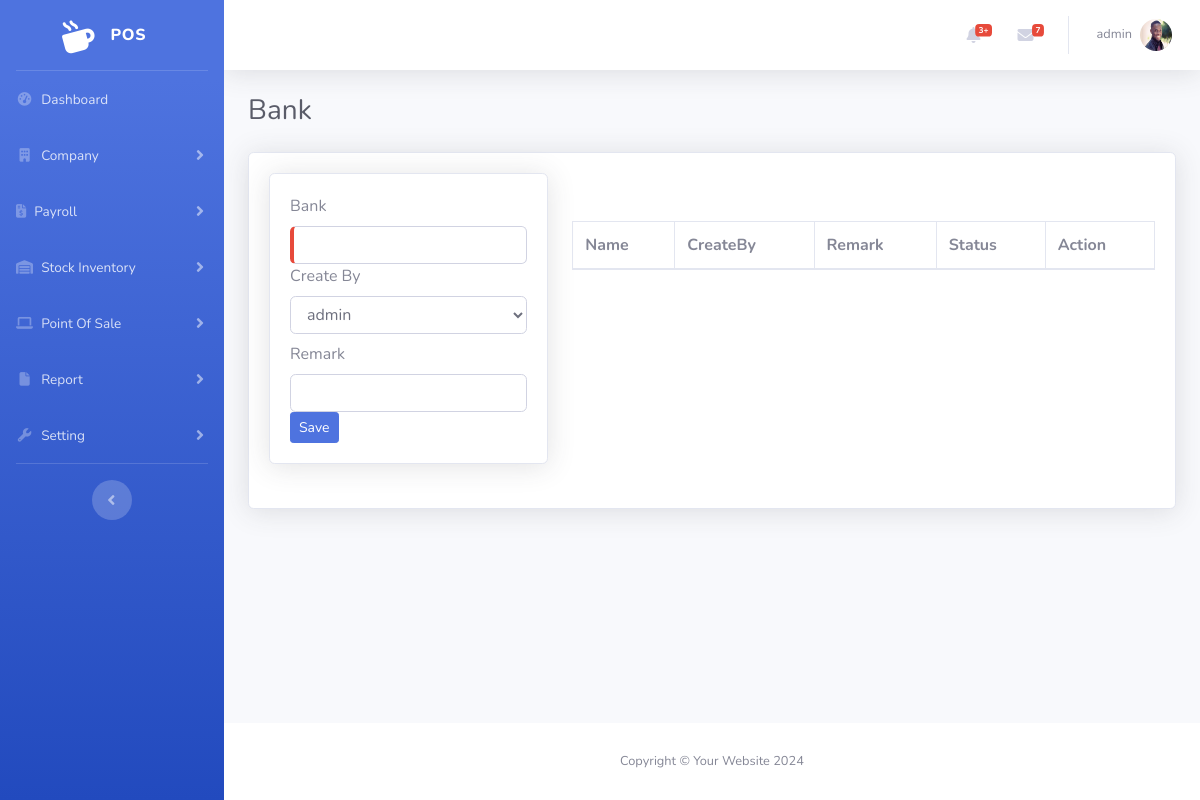
Page /admin/bank.php (signed in) on the earlier database version.
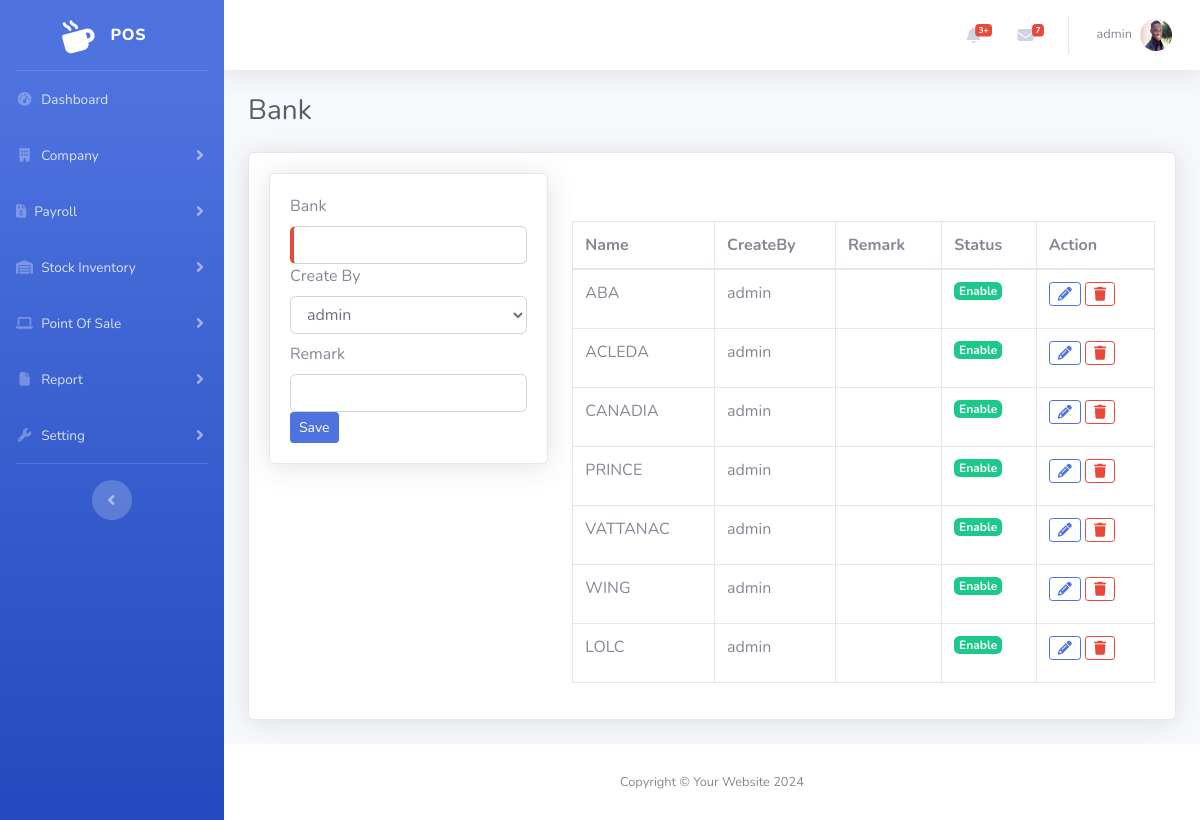
Same page on the later database version.
### tables this page shows
CREATE TABLE `user` (
  `Id` int(11) NOT NULL,
  `OutletId` int(11) DEFAULT NULL,
  `EmployeeId` int(11) DEFAULT NULL,
  `RoleId` int(11) DEFAULT NULL,
  `Username` varchar(120) NOT NULL,
  `Password` varchar(255) NOT NULL,
  `Remark` varchar(255) DEFAULT NULL,
  `Status` tinyint(1) DEFAULT 1,
  `CreateBy` int(11) DEFAULT NULL,
  `CreateAt` timestamp NOT NULL DEFAULT current_timestamp(),
  `UpdateAt` datetime DEFAULT NULL,
  `del` int(11) NOT NULL DEFAULT 1
);

CREATE TABLE `employee` (
  `Id` int(11) NOT NULL,
  `OutletId` int(11) NOT NULL,
  `Code` varchar(120) NOT NULL,
  `Firstname` varchar(120) NOT NULL,
  `Lastname` varchar(120) NOT NULL,
  `Gender` varchar(10) NOT NULL,
  `Dob` date DEFAULT NULL,
  `Nation` int(11) DEFAULT 1,
  `Marital` varchar(20) NOT NULL,
  `Email` varchar(120) DEFAULT NULL,
  `Tel` varchar(18) DEFAULT NULL,
  `Address` text DEFAULT NULL,
  `EmployeeType` int(11) DEFAULT 1,
  `Salary` decimal(6,2) DEFAULT 0.00,
  `Currency` int(11) DEFAULT 1,
  `Position` int(11) DEFAULT 1,
  `Bank` int(11) DEFAULT 1,
  `AccountName` varchar(200) DEFAULT NULL,
  `AccountNumber` varchar(200) DEFAULT NULL,
  `IdCard` int(20) DEFAULT NULL,
  `Image` varchar(255) DEFAULT NULL,
  `Status` tinyint(1) DEFAULT 1,
  `JoinAT` date DEFAULT NULL,
  `ResignAt` date DEFAULT NULL,
  `ReasonResign` text DEFAULT NULL,
  `CreateBy` int(11) DEFAULT NULL,
  `CreateAt` timestamp NOT NULL DEFAULT current_timestamp(),
  `UpdateAt` datetime DEFAULT NULL,
  `Remark` text DEFAULT NULL,
  `del` int(11) NOT NULL DEFAULT 1
);

CREATE TABLE `bank` (
  `Id` int(11) NOT NULL,
  `Bank` varchar(200) NOT NULL,
  `CreateBy` int(11) NOT NULL,
  `Remark` text NOT NULL,
  `Status` int(1) NOT NULL,
  `CreateAt` timestamp NOT NULL DEFAULT current_timestamp() ON UPDATE current_timestamp(),
  `UpdateAt` datetime NOT NULL,
  `del` int(11) NOT NULL DEFAULT 1
);

### admin/bank.php (the view, shortened to what this page needs)
<?php
include('include/head.php');
include('function_bank.php')
?>
<!DOCTYPE html>
<html lang="en">
<head>
    <link href="vendor/fontawesome-free/css/all.min.css" rel="stylesheet" type="text/css">
    <link rel="stylesheet" href="https://cdnjs.cloudflare.com/ajax/libs/font-awesome/6.5.2/css/all.min.css" />
    <link href="css/sb-admin-2.min.css" rel="stylesheet">
    <link href="vendor/datatables/dataTables.bootstrap4.min.css" rel="stylesheet">
</head>
<body id="page-top">
    <div id="wrapper">
        <?php include './include/sidebar.php' ?>
        <div id="content-wrapper" class="d-flex flex-column">
            <div id="content">
                <?php include './include/topbar.php' ?>
                <div class="container-fluid">
                    <div class="d-sm-flex align-items-center justify-content-between mb-4">
                        <h1 class="h3 mb-0 text-gray-800">Bank</h1>
                    </div>
                    <div class="card shadow mb-4">
                        <div class="card-body">
                            <div class="row">
                                <div class="col-4">
                                    <form method="post" enctype="multipart/form-data">
                                        <?php
                                            $rowFrm = array(
                                                "Id" => "", "Bank" => "", "CreateBy" => "","Remark" => "","CreateAt" => "", "UpdateAt" => "", "Status" => ""
                                            );
                                        ?>
                                        <div class="card shadow mb-4">
                                            <div class="card-body">
                                                <label for="bank">Bank</label>
                                                <input type="text" class="form-control border-left-danger" name="bank" value="<?php echo '' . $rowFrm['Bank'] . '' ?>" required>
                                                <label for="createby">Create By</label>
                                                <select class="form-control mb-2" style="width: 100%;" name="createby">
                                                    <?php
                                                    $sqlcreateby = "SELECT * FROM `user` WHERE del=1";
                                                    $qrcreateby = $conn->query($sqlcreateby);
                                                    while ($rowcreateby = $qrcreateby->fetch_assoc()) {
                                                        if ($rowcreateby['Id'] == $rowFrm['CreateBy']) $sel = 'selected';
                                                        else $sel = '';
                                                        echo '<option value="' . $rowcreateby['Id'] . '" ' . $sel . '>' . $rowcreateby['Username'] . '</option>';
                                                    }
                                                    ?>
                                                </select>
                                                <label for="remark">Remark</label>
                                                <input type="text" class="form-control " name="remark" value="<?php echo '' . $rowFrm['Remark'] . '' ?>">
                                                <?php
                                                if (isset($_REQUEST['Id'])) {
                                                    echo '
                                                        <input type="submit" value="UPDATE" class="btn btn-success btn-sm " name="btnupdate">
                                                        <a href="bank.php" class="btn btn-info btn-sm"> NEW </a>
                                                    ';
                                                } else {
                                                    echo '
                                                        <button type="submit" class="btn btn-primary btn-sm" name="btnsave">Save</button>
                                                        ';
                                                }
                                                ?>
                                            </div>
                                        </div>
                                    </form>
                                </div>
                                <div class="col-8 mt-5">
                                    <div class="table-responsive">
                                        <table class="table table-bordered" id="dataTable" width="100%" cellspacing="0">
                                            <thead>
                                                <tr>
                                                    <th>Name</th>
                                                    <th>CreateBy</th>
                                                    <th>Remark</th>
                                                    <th>Status</th>
                                                    <th>Action</th>
                                                </tr>
                                            </thead>
                                            <tbody>
                                                <?php
                                                $sqlbank = "SELECT * FROM `bank` WHERE del=1";
                                                $item = $conn->query($sqlbank);
                                                ?>
                                                <?php foreach ($item as $rowbank) :
                                                    $createby = $conn->query("SELECT * FROM `user` WHERE Id=" . $rowbank['CreateBy'])->fetch_assoc();
                                                ?>
                                                    <tr>
                                                        <td><?= $rowbank['Bank'] ?></td>
                                                        <td><?= $createby['Username'] ?></td>
                                                        <td><?= $rowbank['Remark'] ?></td>
                                                        <td>
                                                            <?php
                                                            if ($rowbank['Status'] == 1) {
                                                                echo '<p><a href="statusBank.php?Id=' . $rowbank['Id'] . '&Status=0" class="badge badge-lg badge-success text-white">Enable</a></p>';
                                                            } else {
                                                                echo '<p><a href="statusBank.php?Id=' . $rowbank['Id'] . '&Status=1" class="badge badge-secondary badge-lg text-white">Disable</a></p>';
                                                            }
                                                            ?>
                                                        </td>
                                                        <td>
                                                            <a href="bank.php?Id=<?= $rowbank['Id'] ?>" class="btn btn-outline-primary btn-sm "><i class="fa fa-pencil"></i></a>
                                                            <button type="button" class="btn btn-outline-danger btn-sm" data-toggle="modal" data-target="#confirm-delete" data-href="bank.php?delId=<?= $rowbank['Id'] ?>"><i class="fas fa-trash"></i></button>
                                                        </td>
                                                    </tr>
                                                <?php endforeach  ?>
                                            </tbody>
                                        </table>
                                    </div>
                                </div>
                            </div>
                        </div>
                    </div>
                </div>
            </div>
            <?php include './include/footer.php' ?>
        </div>
    </div>
</body>
</html>

### admin/include/head.php (shortened to what this page needs)
<link rel="stylesheet" href="https://cdnjs.cloudflare.com/ajax/libs/font-awesome/6.5.2/css/all.min.css"/>

### admin/include/sidebar.php (shortened to what this page needs)
<?php
$current_page = basename($_SERVER['PHP_SELF']);
?>
<ul class="navbar-nav bg-gradient-primary sidebar sidebar-dark accordion " id="accordionSidebar">
    <a class="sidebar-brand d-flex align-items-center justify-content-center" href="index.php">
        <div class="sidebar-brand-icon rotate-n-15">
            <i class="fas fa-mug-hot"></i>
        </div>
        <div class="sidebar-brand-text mx-3">POS</div>
    </a>
    <hr class="sidebar-divider my-0">
    <li class="nav-item <?php echo ($current_page == 'index.php') ? 'active' : ''; ?>">
        <a class="nav-link" href="index.php">
            <i class="fas fa-fw fa-tachometer-alt"></i>
            <span>Dashboard</span>
        </a>
    </li>
    <li class="nav-item <?php echo ($current_page == 'company-add.php' || $current_page == 'company-list.php') ? 'active' : ''; ?>">
        <a class="nav-link collapsed" href="#" data-toggle="collapse" data-target="#collapseCom" aria-expanded="true" aria-controls="collapseCom">
            <i class="fas fa-fw fa-building"></i>
            <span>Company</span>
        </a>
    </li>
    <li class="nav-item <?php echo ($current_page == 'cate-add.php' || $current_page == 'cate-list.php') ? 'active' : ''; ?>">
        <a class="nav-link collapsed" href="#" data-toggle="collapse" data-target="#collapsePayroll" aria-expanded="true" aria-controls="collapsePayroll">
            <i class="fa-solid fa-file-invoice-dollar"></i>
            <span>Payroll</span>
        </a>
    </li>
    <li class="nav-item <?php echo ($current_page == 'receive-stock.php' || $current_page == 'pos-invoice.php' || $current_page == 'stock-moment.php') ? 'active' : ''; ?>">
        <a class="nav-link collapsed" href="#" data-toggle="collapse" data-target="#collapseStock_controller" aria-expanded="true" aria-controls="collapseUtilities">
            <i class="fas fa-fw fa-warehouse"></i>
            <span>Stock Inventory</span>
        </a>
    </li>
    <li class="nav-item <?php echo ($current_page == 'shift.php' || $current_page == 'shift-details.php' || $current_page == 'sale-details.php' || $current_page == 'pos-invoice.php' || $current_page == 'pos.php') ? 'active' : ''; ?>">
        <a class="nav-link collapsed" href="#" data-toggle="collapse" data-target="#collapsePOS" aria-expanded="true" aria-controls="collapseUtilities">
            <i class="fa fa-laptop" aria-hidden="true"></i>
            <span>Point Of Sale</span>
        </a>
    </li>
    <li class="nav-item <?php echo ($current_page == 'purchse.php' || $current_page == 'daily-sales.php' || $current_page == 'sales-by-item.php' || $current_page == 'payroll-expense.php' || $current_page == 'net-revenue.php') ? 'active' : ''; ?>">
        <a class="nav-link collapsed" href="#" data-toggle="collapse" data-target="#collapseSet1" aria-expanded="true" aria-controls="collapseUtilities">
            <i class="fas fa-fw fa-file"></i>
            <span>Report</span>
        </a>
    </li>
    <li class="nav-item <?php echo ($current_page == 'user-list.php' || $current_page == 'table.php' || $current_page == 'role.php') || $current_page == 'payment-method.php' || $current_page == 'currency.php' ? 'active' : ''; ?>">
        <a class="nav-link collapsed" href="#" data-toggle="collapse" data-target="#collapseSet" aria-expanded="true" aria-controls="collapseUtilities">
            <i class="fas fa-fw fa-wrench"></i>
            <span>Setting</span>
        </a>
    </li>
    <hr class="sidebar-divider">
    <div class="text-center d-none d-md-inline">
        <button class="rounded-circle border-0" id="sidebarToggle"></button>
    </div>
</ul>

### admin/include/topbar.php (shortened to what this page needs)
<?php
include('../admin/cn.php');
?>
<nav class="navbar navbar-expand navbar-light bg-white topbar mb-4 static-top shadow">
    <ul class="navbar-nav ml-auto">
        <li class="nav-item dropdown no-arrow mx-1">
            <a class="nav-link dropdown-toggle" href="#" id="alertsDropdown" role="button" data-toggle="dropdown" aria-haspopup="true" aria-expanded="false">
                <i class="fas fa-bell fa-fw"></i>
                <span class="badge badge-danger badge-counter">3+</span>
            </a>
        </li>
        <li class="nav-item dropdown no-arrow mx-1">
            <a class="nav-link dropdown-toggle" href="#" id="messagesDropdown" role="button" data-toggle="dropdown" aria-haspopup="true" aria-expanded="false">
                <i class="fas fa-envelope fa-fw"></i>
                <span class="badge badge-danger badge-counter">7</span>
            </a>
        </li>
        <?php
        $id = $_SESSION['session'];
        $sql = "SELECT * FROM `user` WHERE `Id` = '$id'";
        $rs = $conn->query($sql);
        $row = mysqli_fetch_assoc($rs);
        $Profile = $conn->query("SELECT * FROM `Employee` WHERE Id=" . $row['EmployeeId'])->fetch_assoc();
        ?>
        <li class="nav-item dropdown no-arrow">
            <a class="nav-link dropdown-toggle" href="#" id="userDropdown" role="button" data-toggle="dropdown" aria-haspopup="true" aria-expanded="false">
                <span class="mr-2 d-none d-lg-inline text-gray-600 small"><?php echo $row['Username'] ?></span>
                <img class="img-profile rounded-circle" src="../admin/ImageEmp/<?php echo $Profile['Image'] ?>" id="imgInp">
            </a>
        </li>
    </ul>
</nav>

### admin/include/footer.php (shortened to what this page needs)
<footer class="sticky-footer bg-white">
    <div class="container my-auto">
        <div class="copyright text-center my-auto">
            <span>Copyright &copy; Your Website 2024</span>
        </div>
    </div>
</footer>

Differences in the rows shown:
added bank: Bank "ABA", user.Username "admin"
added bank: Bank "ACLEDA", user.Username "admin"
added bank: Bank "CANADIA", user.Username "admin"
added bank: Bank "PRINCE", user.Username "admin"
added bank: Bank "VATTANAC", user.Username "admin"
added bank: Bank "WING", user.Username "admin"
added bank: Bank "LOLC", user.Username "admin"
